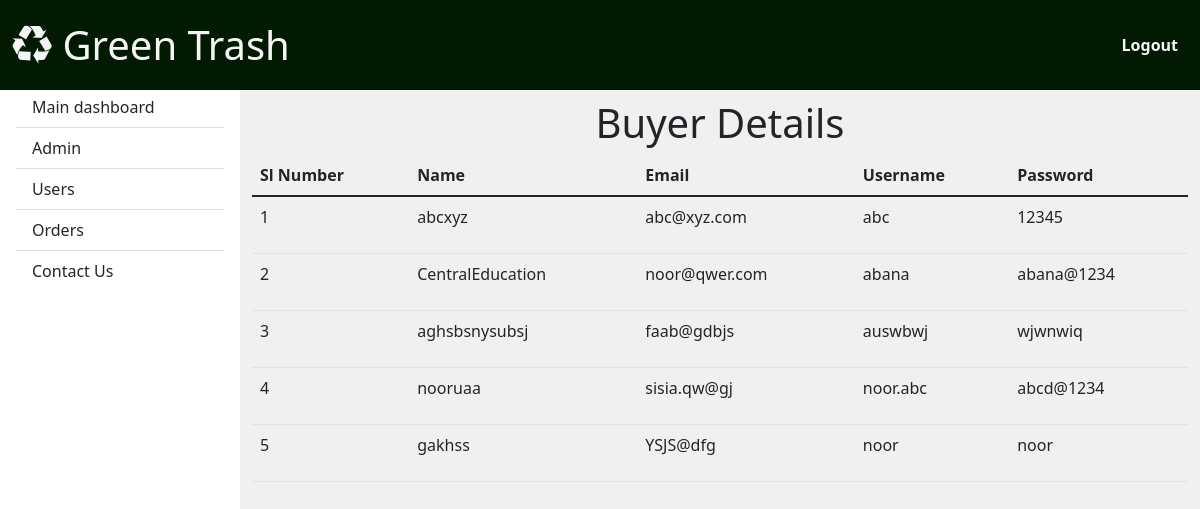
Screenshot of /Admin/buyertable.php with the database file from the repository.
### tables this page shows
CREATE TABLE `buyertable` (
  `id` int(20) NOT NULL,
  `first` varchar(255) NOT NULL,
  `last` varchar(255) NOT NULL,
  `email` varchar(255) NOT NULL,
  `username` varchar(255) NOT NULL,
  `password` varchar(255) NOT NULL
);

### Admin/buyertable.php (the view, shortened to what this page needs)
<?php
include('connection.php');
?>
<!DOCTYPE html>
<html lang="en">
<head>
    <link rel="stylesheet" href="https://cdnjs.cloudflare.com/ajax/libs/font-awesome/4.7.0/css/font-awesome.min.css">
    <link href="https://cdn.jsdelivr.net/npm/bootstrap@5.1.3/dist/css/bootstrap.min.css" rel="stylesheet">
</head>
<body>
  <header>
    <nav id="sidebarMenu" class="collapse d-lg-block sidebar collapse bg-white " >
      <div class="position-sticky">
        <div class="list-group list-group-flush mx-3 mt-4">
          <a href="dashboard.php" class="list-group-item list-group-item-action py-2 ripple" aria-current="true">
            <span>Main dashboard</span>
          </a>
          <a href="display.php" class="list-group-item list-group-item-action py-2 ripple">
            <span>Admin</span></a>
          <a href="users.php" class="list-group-item list-group-item-action py-2 ripple">
            <span>Users</span></a>
          <a href="orders.php" class="list-group-item list-group-item-action py-2 ripple">
            <span>Orders</span></a>
          <a href="contact.php" class="list-group-item list-group-item-action py-2 ripple">
            <span>Contact Us</span></a>
        </div>
      </div>
    </nav>
    <nav id="main-navbar" class="navbar navbar-expand-lg navbar-light  fixed-top" >
      <div class="container-fluid" style="background-color: rgb(1, 26, 1);">
        <a class="navbar-brand" href="#" >
          <div class="col-md-4 my-2 ">
            <h1 id="logo"style="color: whitesmoke;"><i class="fa fa-recycle" style="color: whitesmoke;"></i>  Green Trash </h1>
          </div>
        </a>
        <div class="col-md-4 my-2" >
          <ul id="menu" class="float-md-end">
            <li ><a href="logout.php"style="color: whitesmoke;"><b>Logout</b></a></li>
          </ul>
        </div>
    </nav>
  </header>
  <main style="margin-top: 60px;">
    <div class="container pt-4">
        <h1><center>Buyer Details</center></h1>
        <table class="table">
            <thead>
                <tr>
                    <th scope="col">Sl Number</th>
                    <th scope="col">Name</th>
                    <th scope="col">Email</th>
                    <th scope="col">Username</th>
                    <th scope="col">Password</th>
                </tr>
            </thead>
            <tbody>
                <?php
                $sql = "Select * from `buyertable`";
                $result = mysqli_query($con,$sql);
                if($result){
                    while($row=mysqli_fetch_assoc($result)){
                        ?>
                        <tr>
                            <td><p><?php echo $row['id'];?></p></td>
                            <td><p><?php echo $row['first'];?><?php echo $row['last'];?></p></td>
                            <td><p><?php echo $row['email'];?></p></td>
                            <td><p><?php echo $row['username'];?></p></td>
                            <td><p><?php echo $row['password'];?></p></td>
                        </tr>
                    <?php
                    }
                }
                ?>
            </tbody>
        </table>
    </div>
</main>
</body>
</html>

### Admin/buyertable.php (style rules this page uses)
body { background-color: rgb(240,240,240); }
@media (min-width: 991.98px) { main { padding-left: 240px; padding-top:15px; } }
#main-navbar { background-color: rgb(1, 26, 1); }
.sidebar { position: fixed; top: 0; bottom: 0; left: 0; padding: 58px 0 0; width: 240px; z-index: 600; margin-top:5px; }
#menu { list-style: none; margin: 0; padding: 0; color:green; }
#menu li { display: inline-block; }
#menu li a { color: green; padding: 15px 10px; display: block; text-decoration: none; }

### rows the page displays
buyertable: id "1", first "abc", last "xyz", email "abc@xyz.com", username "abc", password "12345"
buyertable: id "2", first "Central", last "Education", email "noor@qwer.com", username "abana", password "abana@1234"
buyertable: id "3", first "aghsbsn", last "ysubsj", email "faab@gdbjs", username "auswbwj", password "wjwnwiq"
buyertable: id "4", first "noor", last "uaa", email "sisia.qw@gj", username "noor.abc", password "abcd@1234"
buyertable: id "5", first "gak", last "hss", email "YSJS@dfg", username "noor", password "noor"
